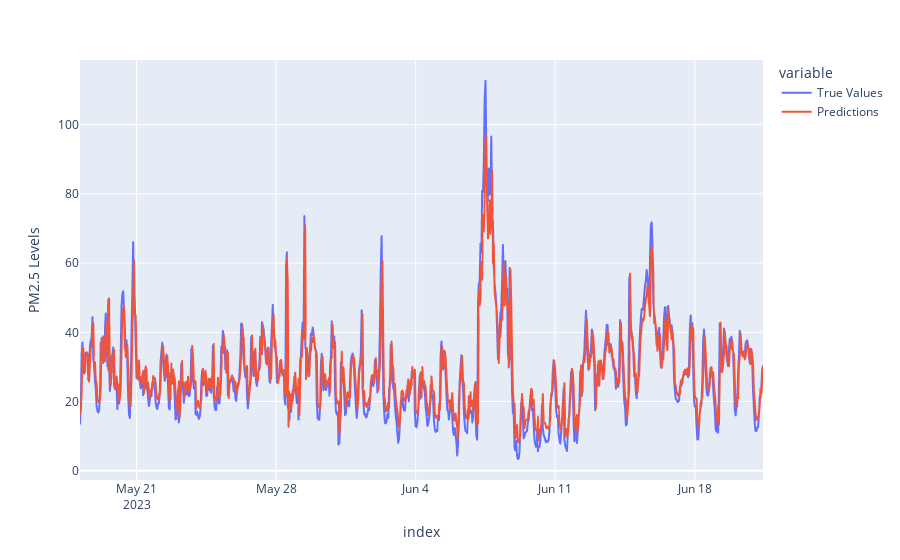

Notebook code cell kept with this figure:
### Code cell
df_pred_test=pd.DataFrame(
   {'True Values': y_test, 'Predictions':y_pred_wfv}

)
fig = px.line(df_pred_test, labels={"value": "PM2.5 Levels"})
fig.show()

### Figure 1 — Plotly figure (JSON) as saved in the notebook; plotly's stock layout.template omitted (floating-point values rounded to 4 significant figures; data arrays with more than 128 entries replaced by an {"elided": "..."} marker saying what was removed)
{"data": [{"hovertemplate": "variable=True Values<br>index=%{x}<br>PM2.5 Levels=%{y}<extra></extra>", "legendgroup": "True Values", "line": {"color": "#636efa", "dash": "solid"}, "marker": {"symbol": "circle"}, "mode": "lines", "name": "True Values", "showlegend": true, "type": "scattergl", "x": {"elided": "823 str values"}, "xaxis": "x", "y": {"elided": "823 float values"}, "yaxis": "y"}, {"hovertemplate": "variable=Predictions<br>index=%{x}<br>PM2.5 Levels=%{y}<extra></extra>", "legendgroup": "Predictions", "line": {"color": "#EF553B", "dash": "solid"}, "marker": {"symbol": "circle"}, "mode": "lines", "name": "Predictions", "showlegend": true, "type": "scattergl", "x": {"elided": "823 str values"}, "xaxis": "x", "y": {"elided": "823 float values"}, "yaxis": "y"}], "layout": {"legend": {"title": {"text": "variable"}, "tracegroupgap": 0}, "margin": {"t": 60}, "xaxis": {"anchor": "y", "domain": [0, 1], "title": {"text": "index"}}, "yaxis": {"anchor": "x", "domain": [0, 1], "title": {"text": "PM2.5 Levels"}}}}
